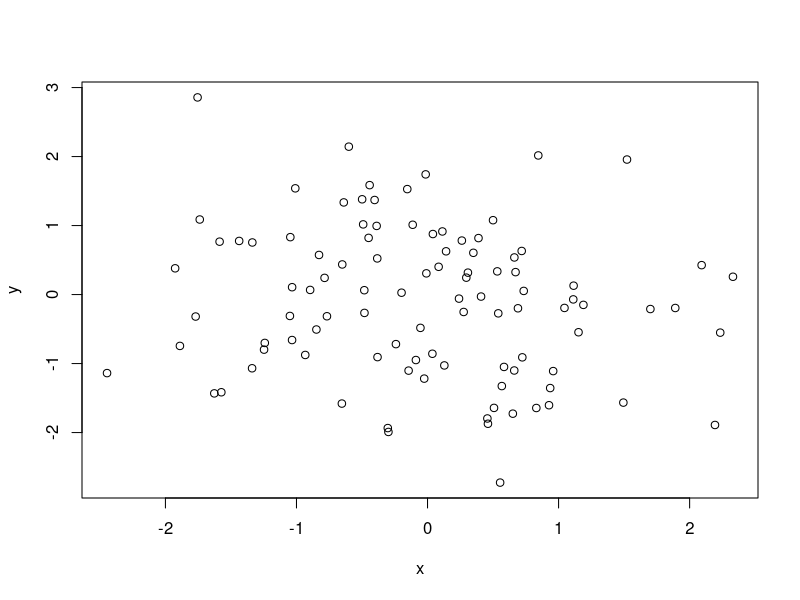
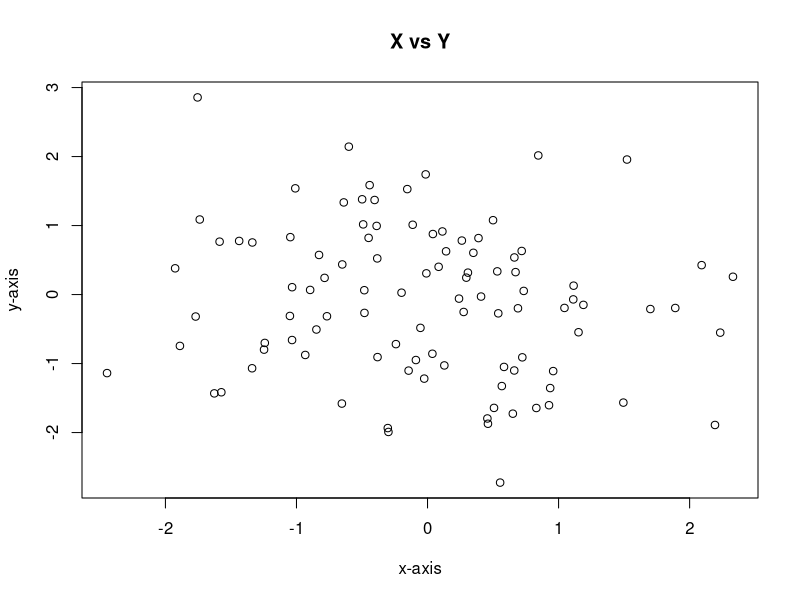
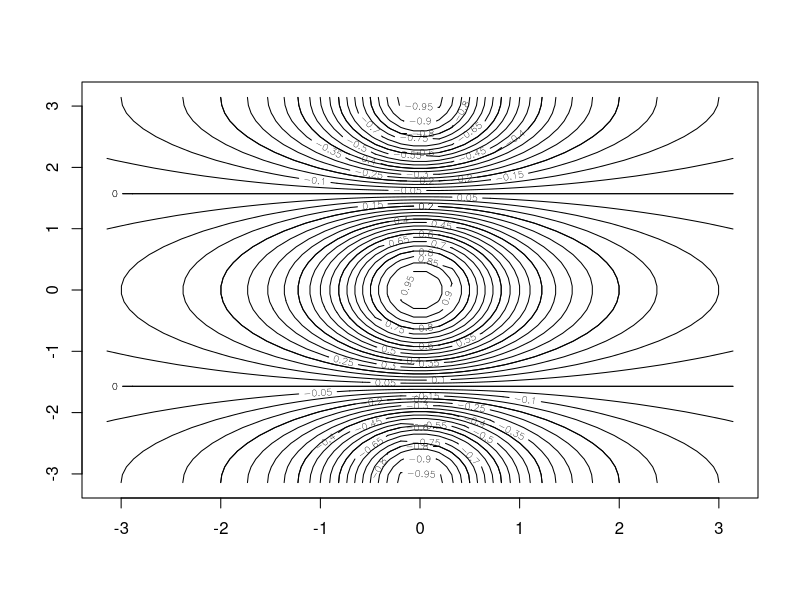
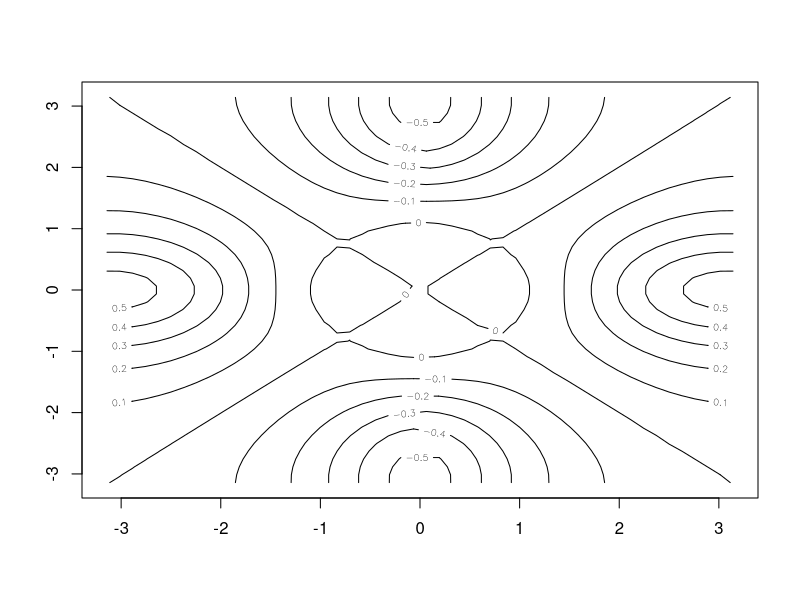
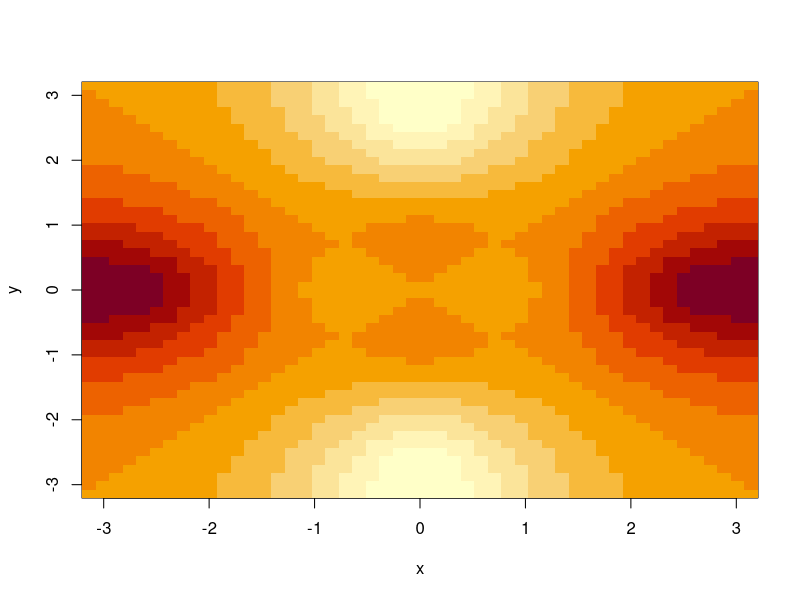
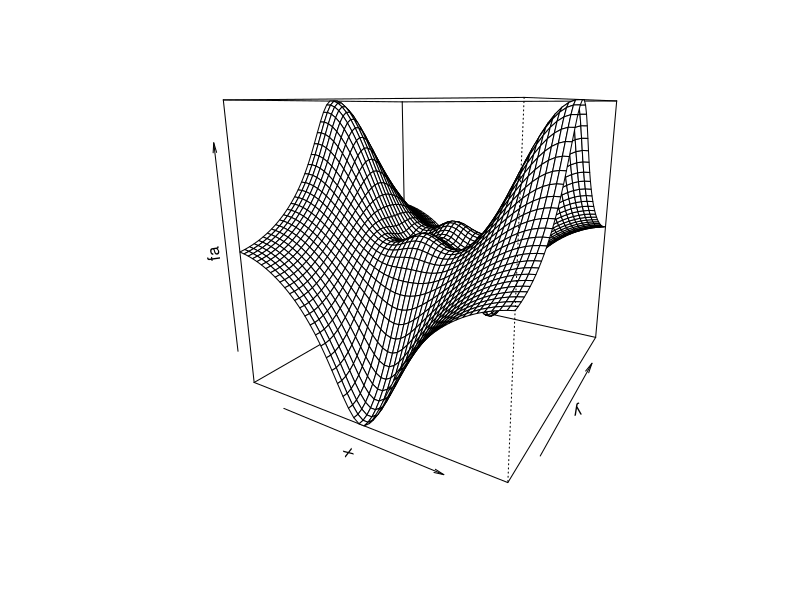
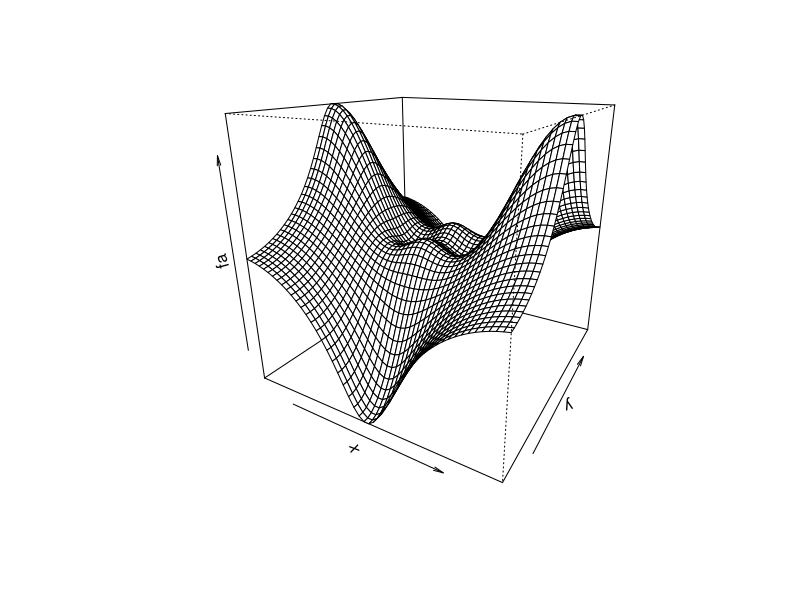
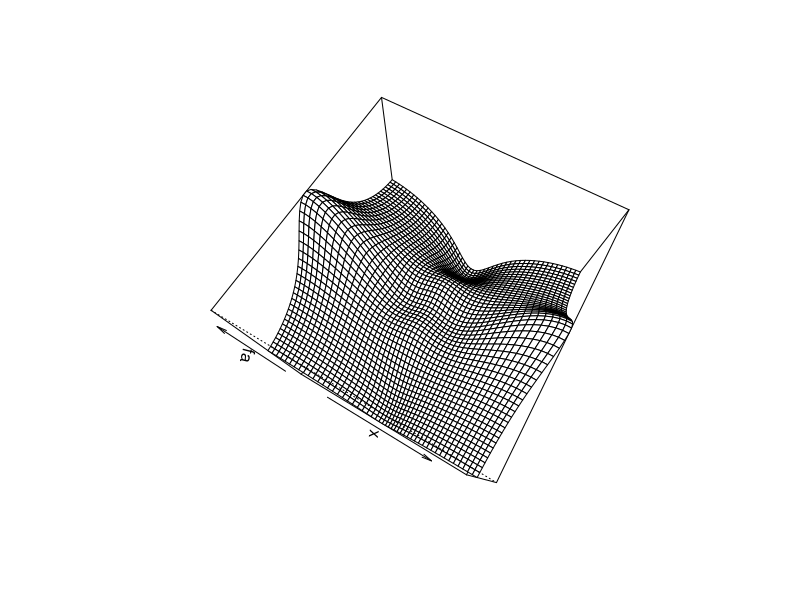

These charts were generated, in order, by the following R code:
## ---- chunk 1
x <- rnorm(100)
y <- rnorm(100)

plot(x, y)
plot(x, y, 
     xlab = "x-axis",
     ylab = "y-axis",
     main = "X vs Y"
     )
## ---- chunk 2
pdf("figure.pdf")
plot(x, y, col = 'green')
dev.off()
## ---- chunk 3
x <- seq(1, 10)
print(x)

x <- 1:10
print(x)

x <- seq(-pi, pi, length = 50)
print(x)
## ---- chunk 4
y <- x
f <- outer(x, y, function(x, y) cos(y) / (1 + x^2))
contour(x,y, f)

contour(x, y, f, nlevels = 45, add = T )
fa <- (f-t(f)) / 2
contour(x,y, fa, nlevels = 15)
## ---- chunk 5
image(x, y, fa)
persp(x, y, fa, theta = 30)
persp(x, y, fa, theta = 30, phi = 20)
persp(x, y, fa, theta = 30, phi = 70)
persp(x, y, fa, theta = 30, phi = 40)
